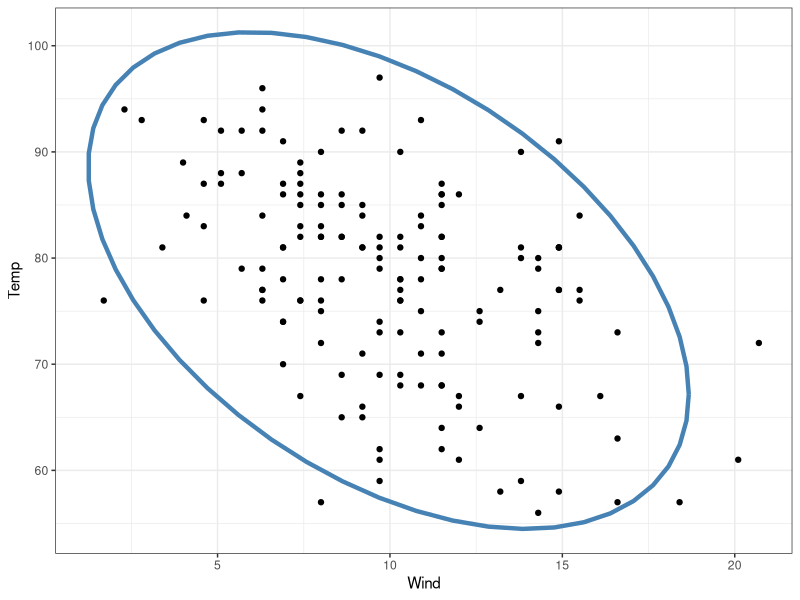

This chart was generated by the following R code:
## ---- chunk 1
library(tidyverse)
## ---- chunk 2
library(ggplot2)
library(car)

# Base scatterplot
p <- ggplot(airquality, aes(x = Wind, y = Temp)) +
  geom_point() +
  theme_bw()

# Add Mahalanobis distance ellipse (95% confidence ellipse)
p + stat_ellipse(type = "norm", level = 0.95, color = "steelblue", linewidth = 1.5)
